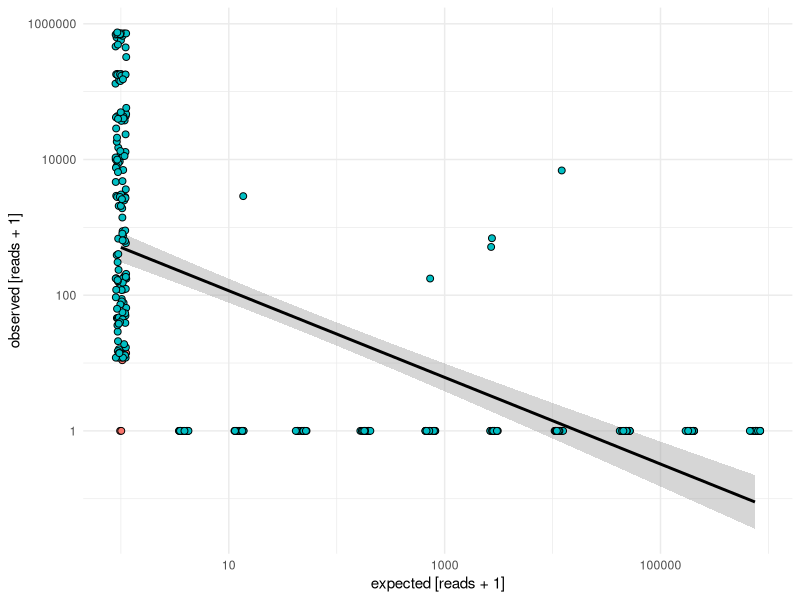
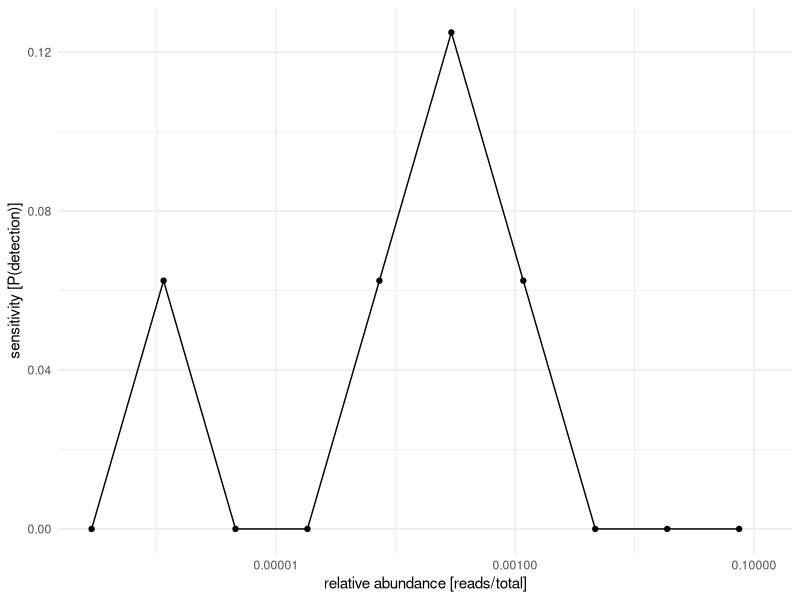
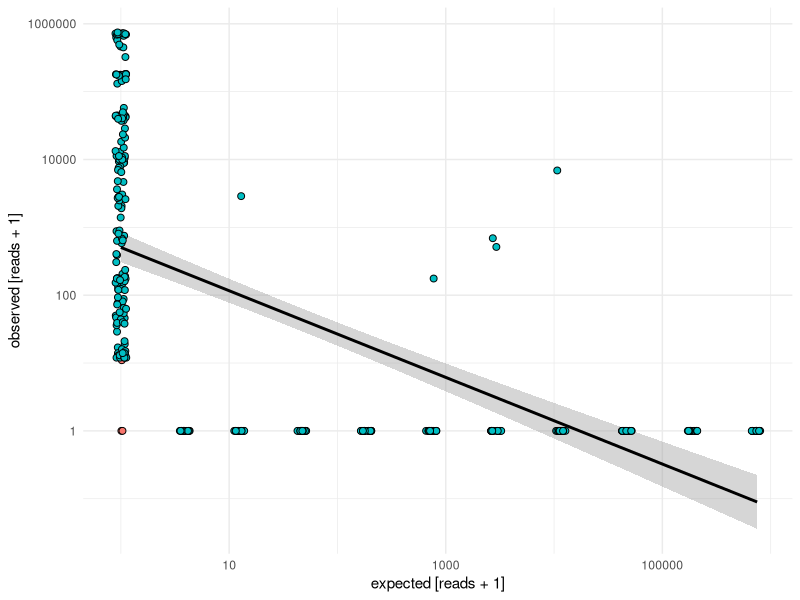
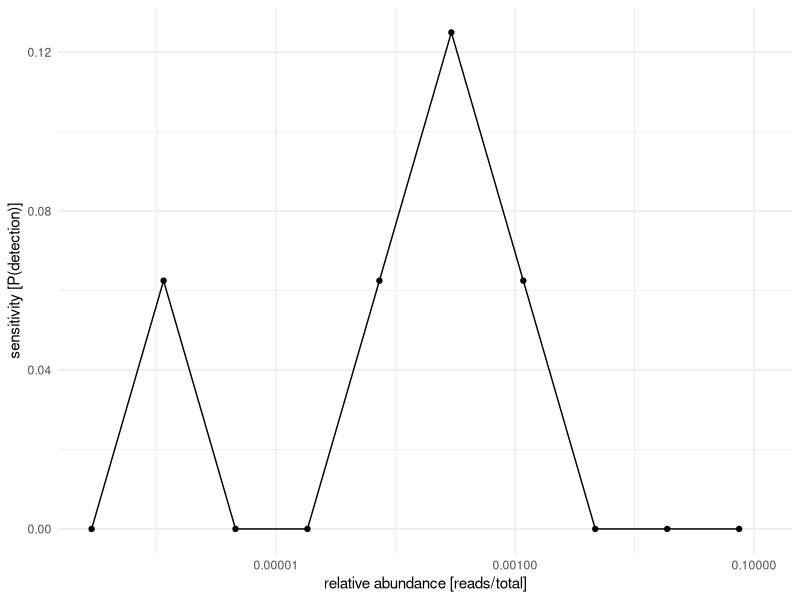

Here is the R script that generated these plots, in order:
## ---- chunk 1
library(data.table)

ground_truth <- fread("simulated/data/manifest.csv")[sample_id != "negative"]
setnames(ground_truth, "relative_abundance", "real_relative")
ground_truth[, "expected_reads" := real_relative * depth]
ground_truth
## ---- chunk 2
inferred <- fread("simulated/data/food_abundance.csv") |> unique(by=c("sample_id", "matched_taxid"))
inferred
## ---- chunk 3
merged <- merge(ground_truth[type=="food"], inferred, by.x=c("sample_id", "id"), by.y=c("sample_id", "matched_taxid"), all=T)
merged[is.na(real_relative), real_relative:=0]
merged[is.na(expected_reads), expected_reads:=0]
merged[, within_genus := genus %in% genus[real_relative > 0], by="sample_id"]
merged[, within_family := family %in% family[real_relative > 0], by="sample_id"]
merged[is.na(reads), reads:=0]
merged
## ---- chunk 4
library(ggplot2)
theme_minimal() |> theme_set()

corrs <- merged[, .( 
  r=cor(log10(expected_reads + 1), log10(reads + 1))
), by="sample_id"]
corrs[, "label" := sprintf("r=%.2f", r), by="sample_id"]

options(scipen=3)

merged[, "type" := tstrsplit(sample_id, "_")[[1]]]

ggplot(merged) +
  aes(x=expected_reads+1.0, y=reads+1.0) +
  stat_smooth(data=merged, method="lm", color="black", linewidth=1, aes(group=1)) +
  #geom_boxplot(width=0.4, aes(group=factor(expected_reads)), fill="white", color="black", outlier.color=NA) +
  geom_jitter(stroke=0.5, shape=21, size=2, aes(fill=type), width=0.05) +
  #geom_line(aes(group=genus), color="gray") +
  scale_x_log10() + scale_y_log10() + 
  guides(fill=FALSE) + #facet_wrap(~ sample_id) +
  labs(x="expected [reads + 1]", y="observed [reads + 1]")
ggsave("figures/simulated_comparison.pdf", width=6, height=4)
## ---- chunk 5
cor.test(~ log10(expected_reads + 1) + log10(reads + 1), data=merged[reads>0])
corrs[, summary(r)]
## ---- chunk 6
probs <- merged[expected_reads > 0, .(prob=sum(reads > 0)/16), by="real_relative"]

ggplot(probs) +
  aes(x=real_relative, y=prob) +
  geom_point() +
  geom_line() +
  scale_x_log10(limits=c(NA, 0.11)) +
  labs(x="relative abundance [reads/total]", y="sensitivity [P(detection)]")
ggsave("figures/detection_probability.pdf", width=3, height=2)
## ---- chunk 7
summary(merged[expected_reads>0 & reads==0, expected_reads])
## ---- chunk 8
library(openxlsx)

fig2 <- list(`simulation results`=merged, proportions=probs)
write.xlsx(fig2, "figure_data/fig2.xlsx")
